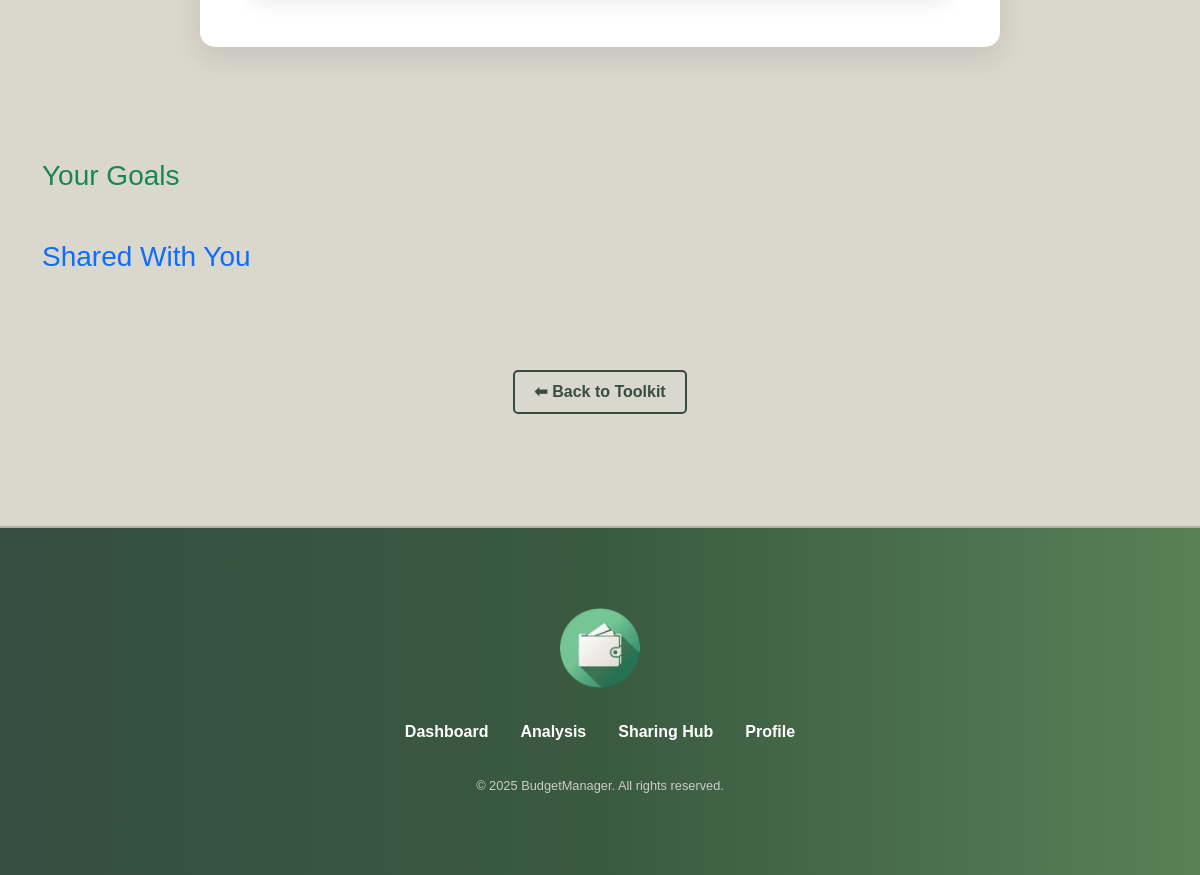
The page /savings-goal-tracker (signed in, lower part) on the database as committed earlier.
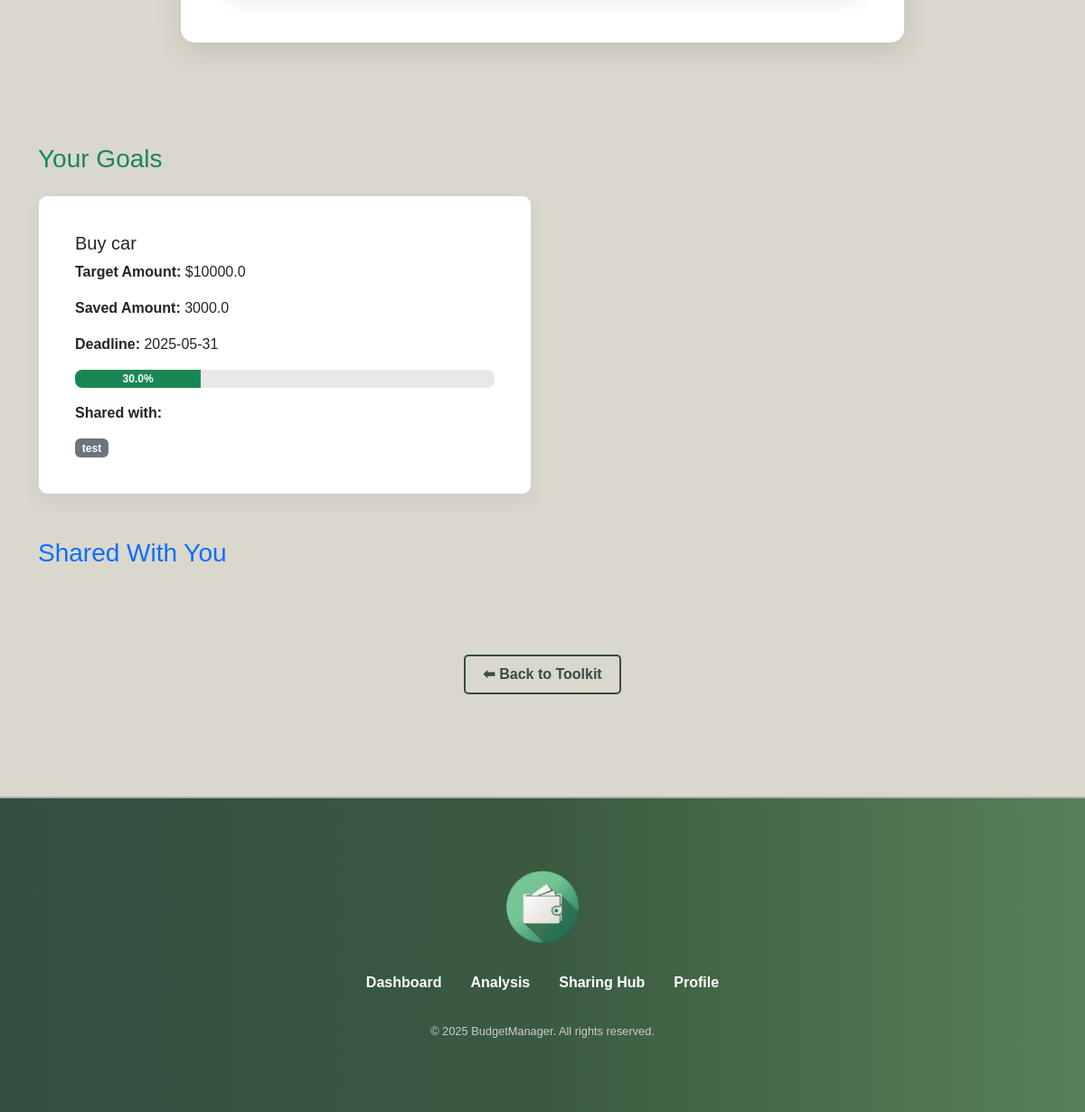
The same page on the database as committed later.
### models/savings_goal.py (models this page shows)
class SavingsGoal(db.Model):
    __tablename__ = 'savings_goals'
    id = db.Column(db.Integer, primary_key=True)
    user_id = db.Column(db.Integer, db.ForeignKey('users.id'), nullable=False)
    goal_name = db.Column(db.String(100), nullable=False)
    target_amount = db.Column(db.Float, nullable=False)
    saved_amount = db.Column(db.Float, default=0.0)
    deadline = db.Column(db.Date, nullable=False)
    created_at = db.Column(db.DateTime, default=datetime.utcnow)
    shares = db.relationship('SavingsGoalShare', backref='savings_goal', lazy=True)
    owner = db.relationship('User', backref='goals')

### models/savings_goal_share.py (models this page shows)
class SavingsGoalShare(db.Model):
    __tablename__ = 'savings_goal_shares'
    id = db.Column(db.Integer, primary_key=True)
    goal_id = db.Column(db.Integer, db.ForeignKey('savings_goals.id'), nullable=False)
    shared_with_user_id = db.Column(db.Integer, db.ForeignKey('users.id'), nullable=False)
    tool_name = db.Column(db.String(100), nullable=False)  # e.g., 'savings_goal', 'future_predictor'
    created_at = db.Column(db.DateTime, default=datetime.utcnow)
    shared_user = db.relationship(
        "User",
        backref="shared_goals",
        primaryjoin="SavingsGoalShare.shared_with_user_id==User.id"
    )
    goal = db.relationship("SavingsGoal", backref="shared_records")

### models/user.py (models this page shows, shortened)
class User(db.Model):
    __tablename__ = 'users'
    id = db.Column(db.Integer, primary_key=True)
    name = db.Column(db.String(100), nullable=False)
    email = db.Column(db.String(100), unique=True, nullable=False)
    password_hash = db.Column(db.String(256), nullable=False)
    created_at = db.Column(db.DateTime, default=datetime.utcnow)

### app.py (the view, shortened to what this page needs)
@app.route('/savings-goal-tracker', methods=['GET', 'POST'])
@login_required_custom
def savings_goal_tracker():
    user_id = session.get('user_id')
    own_goals = SavingsGoal.query.filter_by(user_id=user_id).all()
    shared_goal_ids = [s.goal_id for s in SavingsGoalShare.query.filter_by(shared_with_user_id=user_id).all()]
    shared_goals = SavingsGoal.query.filter(SavingsGoal.id.in_(shared_goal_ids)).all()
    all_users = User.query.filter(User.id != user_id).all()
    return render_template('savings_goal_tracker.html', own_goals=own_goals, shared_goals=shared_goals, users=all_users)

### app.py (called while the page is built)
def login_required_custom(f):
    @wraps(f)
    def decorated_function(*args, **kwargs):
        if 'user_id' not in session:
            flash('please login first', 'warning')
            return redirect(url_for('login'))
        return f(*args, **kwargs)
    return decorated_function

### templates/savings_goal_tracker.html (shortened to what this page needs)
{% extends "layout_user.html" %}
{% block styles %}
<link href="https://cdn.jsdelivr.net/npm/bootstrap@5.3.5/dist/css/bootstrap.min.css" rel="stylesheet">
<link rel="stylesheet" href="{{ url_for('static', filename='css/style.css') }}">
<link rel="stylesheet" href="{{ url_for('static', filename='css/analysis_tools.css') }}">
<link rel="stylesheet" href="{{ url_for('static', filename='css/analysis.css') }}">
{% endblock %}
{% block content %}
<div class="main-content-with-navbar">
    <section class="expense-tracker-section">
        <div class="goal-tracker-box">
        </div>
    </section>
    <div class="container my-5">
        <h3 class="mb-4 text-success">Your Goals</h3>
        <div class="row row-cols-1 row-cols-md-2 g-4">
            {% for goal in own_goals %}
            <div class="col">
                <div class="card goal-card h-100" id="savings-own-goal">
                    <div class="card-body">
                        <h5 class="card-title">{{ goal.goal_name }}</h5>
                        <p class="card-text"><strong>Target Amount:</strong> ${{ goal.target_amount }}</p>
                        <p class="card-text"><strong>Saved Amount:</strong> {{ goal.saved_amount }}</p>
                        <p class="card-text"><strong>Deadline:</strong> {{ goal.deadline }}</p>
                        <div class="progress mb-3">
                            {% set progress = (goal.saved_amount / goal.target_amount * 100) | round(0) %}
                            <div class="progress-bar bg-success" style="width: {{ progress }}%;">
                            {{ progress }}%
                            </div>
                        </div>
                        <p class="card-text"><strong>Shared with:</strong></p>
                        <div class="d-flex flex-wrap gap-2">
                        {% for share in goal.shares %}
                            <span class="badge bg-secondary">{{ share.shared_user.name }}</span>
                        {% endfor %}
                        </div>
                    </div>
                </div>
            </div>
            {% endfor %}
        </div>
        <h3 class="mt-5 mb-4 text-primary">Shared With You</h3>
    </div>
    <div style="display: flex; justify-content: center;" class="my-4">
      <a href="{{ url_for('analysis') }}" class="tool-button">⬅ Back to Toolkit</a>
    </div>
</div>
{% endblock %}

Rows that differ between the two databases and show on the page:
now on this page (row edited): SavingsGoal: goal_name "Buy car", target_amount "10000.0", saved_amount "3000.0", deadline "2025-05-31", progress "30.0"
now on this page (row edited): SavingsGoalShare: shared_user.name "test"
